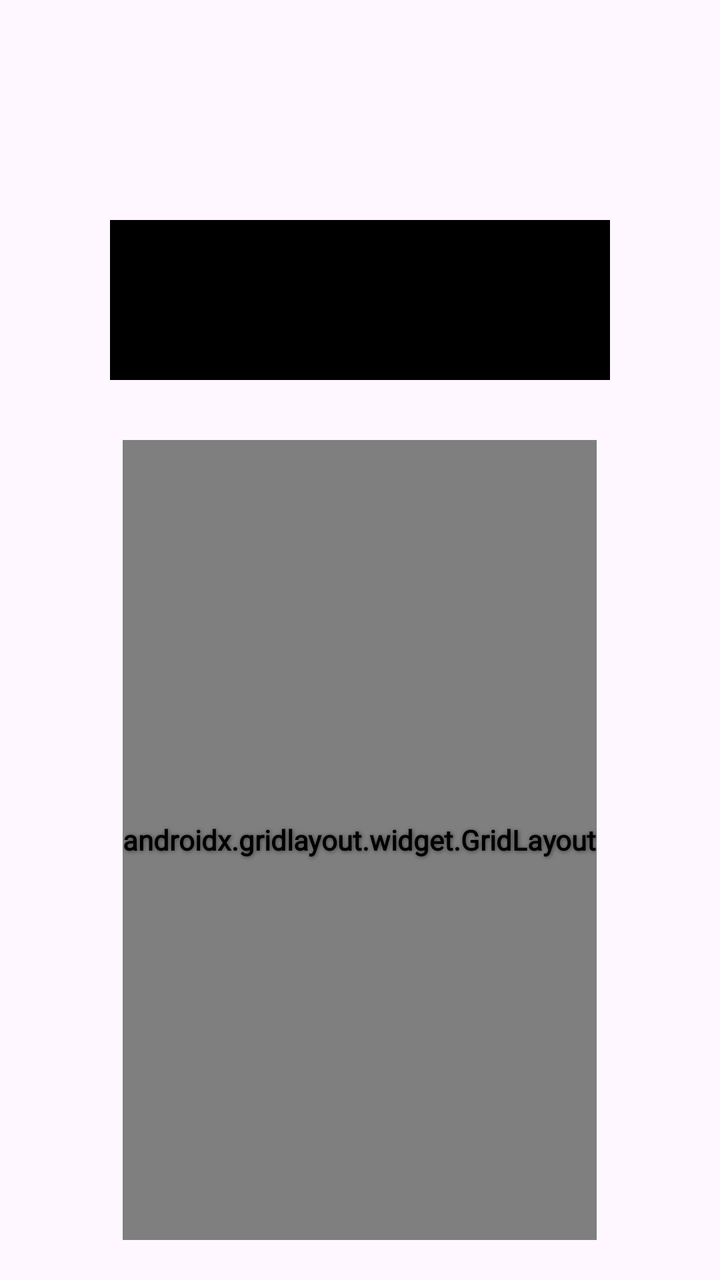
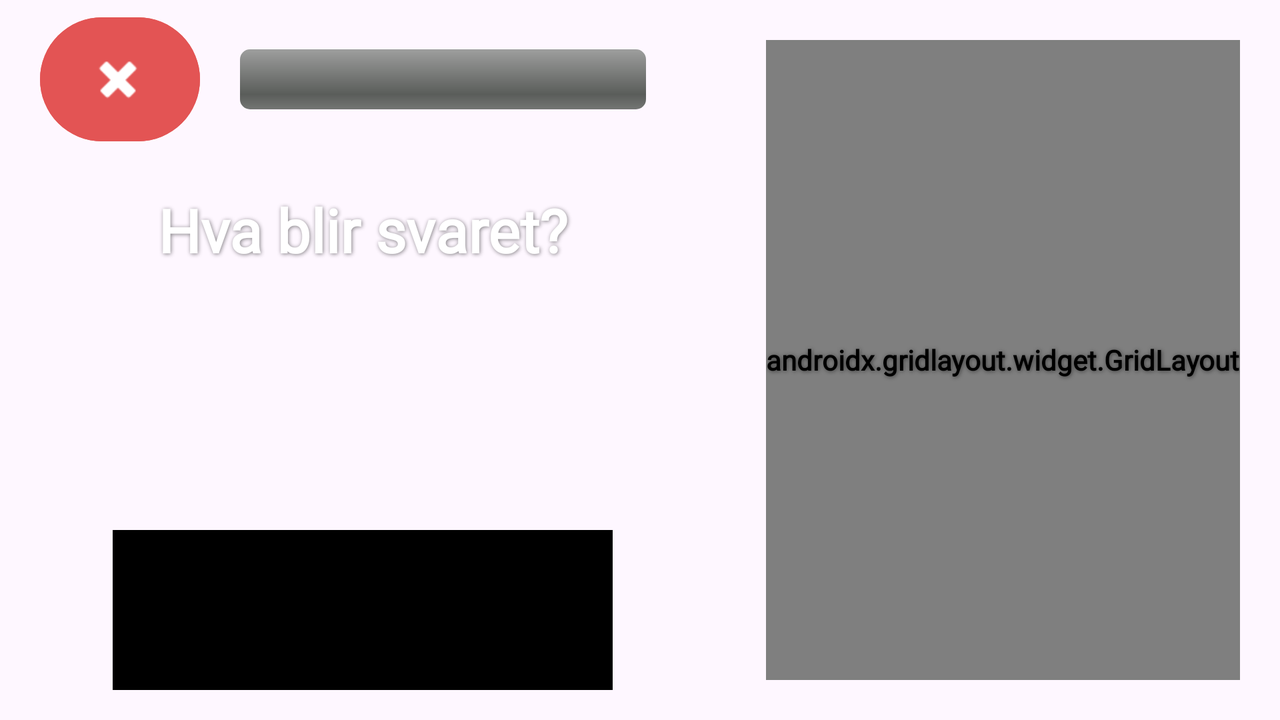

Two renders of one Android screen. The first uses the default layout on a phone; the second uses the alternative layout the repository ships for a different screen configuration, on a matching device. The two XML files are below.
<!-- AndroidManifest.xml: application theme Theme.S345368m1 -->
<!-- res/layout/activity_game.xml -->
<?xml version="1.0" encoding="utf-8"?>
<LinearLayout xmlns:android="http://schemas.android.com/apk/res/android"
    xmlns:app="http://schemas.android.com/apk/res-auto"
    xmlns:tools="http://schemas.android.com/tools"
    android:layout_width="match_parent"
    android:layout_height="match_parent"
    android:orientation="vertical"
    android:gravity="bottom|center_horizontal"
    android:background="@drawable/ic_launcher_background"
    tools:context=".GameActivity">

    <LinearLayout
        android:layout_width="match_parent"
        android:layout_height="70dp"
        android:layout_marginHorizontal="20dp"
        android:orientation="horizontal">

        <Button
            android:id="@+id/exit_btn"
            android:layout_width="80dp"
            android:layout_height="70dp"
            android:backgroundTint="@color/red"
            app:icon="@android:drawable/ic_delete"
            app:iconSize="30dp" />

        <ProgressBar
            android:id="@+id/progress_bar"
            style="@android:style/Widget.ProgressBar.Horizontal"
            android:layout_width="0dp"
            android:layout_height="70dp"
            android:layout_marginBottom="40dp"
            android:layout_weight="1"
            android:backgroundTintMode="add"
            android:indeterminate="false"
            android:indeterminateTintMode="src_in"
            android:padding="20dp"
            android:progressTint="@color/orange" />
    </LinearLayout>

    <TextView
        android:id="@+id/header"
        android:layout_width="match_parent"
        android:layout_height="wrap_content"
        android:layout_marginTop="20dp"
        android:layout_marginBottom="10dp"
        android:text="@string/header"
        android:textAlignment="center"
        android:textColor="@color/white"
        android:textSize="30sp"
        android:lineSpacingExtra="-20sp"/>

    <TextView
        android:id="@+id/equationView"
        android:layout_width="match_parent"
        android:layout_height="100dp"
        android:layout_marginBottom="20dp"
        android:textAlignment="center"
        android:textColor="@color/white"
        android:textSize="60sp" />

    <EditText
        android:id="@+id/answerInput"
        android:layout_width="250dp"
        android:layout_height="80dp"
        android:layout_marginBottom="10dp"
        android:background="@color/black"
        android:inputType="number"
        android:textAlignment="center"
        android:textColor="@color/yellow"
        android:textSize="50sp" />

    <androidx.gridlayout.widget.GridLayout
        android:layout_width="wrap_content"
        android:layout_height="400dp"
        android:layout_gravity="center"
        android:layout_margin="20dp"
        app:columnCount="3">

        <Button
            android:id="@+id/btn1"
            android:layout_width="97dp"
            android:layout_margin="5dp"
            android:text="1"
            android:textSize="30sp"
            app:layout_columnWeight="1"
            app:layout_gravity="fill"
            app:layout_rowWeight="1" />

        <Button
            android:id="@+id/btn2"
            android:layout_width="97dp"
            android:layout_margin="5dp"
            android:text="2"
            android:textSize="30sp"
            app:layout_columnWeight="1"
            app:layout_gravity="fill"
            app:layout_rowWeight="1" />

        <Button
            android:id="@+id/btn3"
            android:layout_width="97dp"
            android:layout_margin="5dp"
            android:text="3"
            android:textSize="30sp"
            app:layout_columnWeight="1"
            app:layout_gravity="fill"
            app:layout_rowWeight="1" />

        <Button
            android:id="@+id/btn4"
            android:layout_width="97dp"
            android:layout_margin="5dp"
            android:text="4"
            android:textSize="30sp"
            app:layout_columnWeight="1"
            app:layout_gravity="fill"
            app:layout_rowWeight="1" />

        <Button
            android:id="@+id/btn5"
            android:layout_width="97dp"
            android:layout_margin="5dp"
            android:text="5"
            android:textSize="30sp"
            app:layout_columnWeight="1"
            app:layout_gravity="fill"
            app:layout_rowWeight="1" />

        <Button
            android:id="@+id/btn6"
            android:layout_width="97dp"
            android:layout_margin="5dp"
            android:text="6"
            android:textSize="30sp"
            app:layout_columnWeight="1"
            app:layout_gravity="fill"
            app:layout_rowWeight="1" />

        <Button
            android:id="@+id/btn7"
            android:layout_width="97dp"
            android:layout_margin="5dp"
            android:text="7"
            android:textSize="30sp"
            app:layout_columnWeight="1"
            app:layout_gravity="fill"
            app:layout_rowWeight="1" />

        <Button
            android:id="@+id/btn8"
            android:layout_width="97dp"
            android:layout_margin="5dp"
            android:text="8"
            android:textSize="30sp"
            app:layout_columnWeight="1"
            app:layout_gravity="fill"
            app:layout_rowWeight="1" />

        <Button
            android:id="@+id/btn9"
            android:layout_width="97dp"
            android:layout_margin="5dp"
            android:text="9"
            android:textSize="30sp"
            app:layout_columnWeight="1"
            app:layout_gravity="fill"
            app:layout_rowWeight="1" />

        <Button
            android:id="@+id/backspace_btn"
            android:layout_width="97dp"
            android:layout_height="wrap_content"
            android:layout_margin="5dp"
            app:icon="@android:drawable/ic_input_delete"
            app:iconSize="50dp"
            app:layout_columnWeight="1"
            app:layout_gravity="fill"
            app:layout_rowWeight="1" />

        <Button
            android:id="@+id/btn0"
            android:layout_width="97dp"
            android:layout_height="wrap_content"
            android:layout_margin="5dp"
            android:text="0"
            android:textSize="30sp"
            app:layout_columnWeight="1"
            app:layout_gravity="fill"
            app:layout_rowWeight="1" />

        <Button
            android:id="@+id/ok_btn"
            android:layout_width="97dp"
            android:layout_height="wrap_content"
            android:layout_margin="5dp"
            android:backgroundTint="@color/green"
            android:text="OK"
            android:textSize="30sp"
            app:layout_columnWeight="1"
            app:layout_gravity="fill"
            app:layout_rowWeight="1" />

    </androidx.gridlayout.widget.GridLayout>

</LinearLayout>
<!-- resources referenced by this layout -->
<resources>
  <color name="black">#FF000000</color>
  <color name="green">#4CAF50</color>
  <color name="orange">#FF7337</color>
  <color name="red">#E35454</color>
  <color name="white">#FFFFFFFF</color>
  <color name="yellow">#FFFFC929</color>
  <string name="header">Hva blir svaret?</string>
  <style name="Theme.S345368m1" parent="Base.Theme.S345368m1" />
  <style name="Base.Theme.S345368m1" parent="Theme.Material3.DayNight.NoActionBar">
          <item name="colorPrimary">@color/yellow</item>
          <item name="android:textStyle">bold</item>
          <item name="android:fontFamily">@font/bowlby_one_sc</item>
          <item name="android:shadowColor">@color/grey</item>
          <item name="android:shadowDx">1</item>
          <item name="android:shadowDy">1</item>
          <item name="android:shadowRadius">5</item>
      </style>
  <color name="grey">#7F000000</color>
</resources>
<!-- res/layout-land/activity_game.xml (the repository's variant of the layout above) -->
<!-- drawn on the phone turned sideways -->
<?xml version="1.0" encoding="utf-8"?>
<LinearLayout xmlns:android="http://schemas.android.com/apk/res/android"
    xmlns:app="http://schemas.android.com/apk/res-auto"
    xmlns:tools="http://schemas.android.com/tools"
    android:layout_width="match_parent"
    android:layout_height="match_parent"
    android:background="@drawable/ic_launcher_background"
    android:gravity="bottom|center_horizontal"
    tools:context=".GameActivity">

    <LinearLayout
        android:layout_width="0dp"
        android:layout_height="match_parent"
        android:layout_weight="1"
        android:gravity="center"
        android:orientation="vertical">

        <LinearLayout
            android:layout_width="match_parent"
            android:layout_height="70dp"
            android:layout_marginHorizontal="20dp">

            <Button
                android:id="@+id/exit_btn"
                android:layout_width="80dp"
                android:layout_height="70dp"
                android:backgroundTint="@color/red"
                app:icon="@android:drawable/ic_delete"
                app:iconSize="30dp" />

            <ProgressBar
                android:id="@+id/progress_bar"
                style="@android:style/Widget.ProgressBar.Horizontal"
                android:layout_width="0dp"
                android:layout_height="70dp"
                android:layout_marginBottom="40dp"
                android:layout_weight=".5"
                android:padding="20dp"
                android:progressTint="@color/orange" />

        </LinearLayout>

        <TextView
            android:id="@+id/header"
            android:layout_width="match_parent"
            android:layout_height="wrap_content"
            android:layout_marginTop="20dp"
            android:layout_marginBottom="10dp"
            android:lineSpacingExtra="-20sp"
            android:text="@string/header"
            android:textAlignment="center"
            android:textColor="@color/white"
            android:textSize="30sp" />

        <TextView
            android:id="@+id/equationView"
            android:layout_width="match_parent"
            android:layout_height="100dp"
            android:layout_marginBottom="20dp"
            android:textAlignment="center"
            android:textColor="@color/white"
            android:textSize="60sp" />

        <EditText
            android:id="@+id/answerInput"
            android:layout_width="250dp"
            android:layout_height="80dp"
            android:layout_marginBottom="10dp"
            android:background="@color/black"
            android:inputType="number"
            android:textAlignment="center"
            android:textColor="@color/yellow"
            android:textSize="50sp" />
    </LinearLayout>

    <androidx.gridlayout.widget.GridLayout
        android:layout_width="wrap_content"
        android:layout_height="match_parent"
        android:layout_gravity="center"
        android:layout_margin="20dp"
        app:columnCount="3">

        <Button
            android:id="@+id/btn1"
            android:layout_width="97dp"
            android:layout_margin="5dp"
            android:text="1"
            android:textSize="30sp"
            app:layout_columnWeight="1"
            app:layout_gravity="fill"
            app:layout_rowWeight="1" />

        <Button
            android:id="@+id/btn2"
            android:layout_width="97dp"
            android:layout_margin="5dp"
            android:text="2"
            android:textSize="30sp"
            app:layout_columnWeight="1"
            app:layout_gravity="fill"
            app:layout_rowWeight="1" />

        <Button
            android:id="@+id/btn3"
            android:layout_width="97dp"
            android:layout_margin="5dp"
            android:text="3"
            android:textSize="30sp"
            app:layout_columnWeight="1"
            app:layout_gravity="fill"
            app:layout_rowWeight="1" />

        <Button
            android:id="@+id/btn4"
            android:layout_width="97dp"
            android:layout_margin="5dp"
            android:text="4"
            android:textSize="30sp"
            app:layout_columnWeight="1"
            app:layout_gravity="fill"
            app:layout_rowWeight="1" />

        <Button
            android:id="@+id/btn5"
            android:layout_width="97dp"
            android:layout_margin="5dp"
            android:text="5"
            android:textSize="30sp"
            app:layout_columnWeight="1"
            app:layout_gravity="fill"
            app:layout_rowWeight="1" />

        <Button
            android:id="@+id/btn6"
            android:layout_width="97dp"
            android:layout_margin="5dp"
            android:text="6"
            android:textSize="30sp"
            app:layout_columnWeight="1"
            app:layout_gravity="fill"
            app:layout_rowWeight="1" />

        <Button
            android:id="@+id/btn7"
            android:layout_width="97dp"
            android:layout_margin="5dp"
            android:text="7"
            android:textSize="30sp"
            app:layout_columnWeight="1"
            app:layout_gravity="fill"
            app:layout_rowWeight="1" />

        <Button
            android:id="@+id/btn8"
            android:layout_width="97dp"
            android:layout_margin="5dp"
            android:text="8"
            android:textSize="30sp"
            app:layout_columnWeight="1"
            app:layout_gravity="fill"
            app:layout_rowWeight="1" />

        <Button
            android:id="@+id/btn9"
            android:layout_width="97dp"
            android:layout_margin="5dp"
            android:text="9"
            android:textSize="30sp"
            app:layout_columnWeight="1"
            app:layout_gravity="fill"
            app:layout_rowWeight="1" />

        <Button
            android:id="@+id/backspace_btn"
            android:layout_width="97dp"
            android:layout_height="wrap_content"
            android:layout_margin="5dp"
            app:icon="@android:drawable/ic_input_delete"
            app:iconSize="50dp"
            app:layout_columnWeight="1"
            app:layout_gravity="fill"
            app:layout_rowWeight="1" />

        <Button
            android:id="@+id/btn0"
            android:layout_width="97dp"
            android:layout_height="wrap_content"
            android:layout_margin="5dp"
            android:text="0"
            android:textSize="30sp"
            app:layout_columnWeight="1"
            app:layout_gravity="fill"
            app:layout_rowWeight="1" />

        <Button
            android:id="@+id/ok_btn"
            android:layout_width="97dp"
            android:layout_height="wrap_content"
            android:layout_margin="5dp"
            android:backgroundTint="@color/green"
            android:text="OK"
            android:textSize="30sp"
            app:layout_columnWeight="1"
            app:layout_gravity="fill"
            app:layout_rowWeight="1" />

    </androidx.gridlayout.widget.GridLayout>

</LinearLayout>
